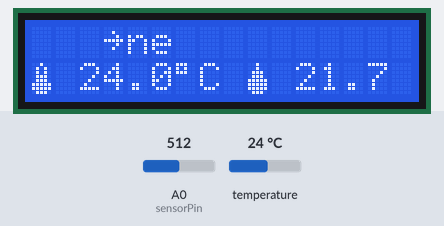
The sketch below on a simulated ESP8266 (NodeMCU). Parts: 16×2 character LCD. Inputs (shaded band) come from the test bench; at power-on: A0 (sensorPin) = 512, temperature 24 °C. WiFi joins after 1.5 s; servers stay silent unless stated; what the sketch prints to the serial monitor is not drawn.

Above: at 9.2 s.
9.3 s: A0 (sensorPin) set to 9
At 13.96 s:
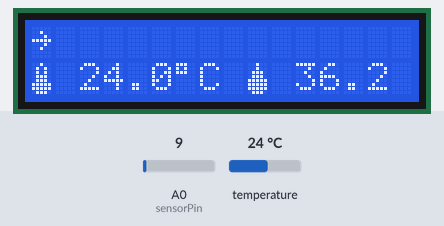
15.3 s: temperature set to 12 °C
At 19.2 s:
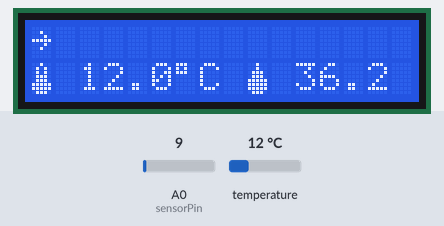
20.6 s: A0 (sensorPin) set to 1023
At 24.44 s:
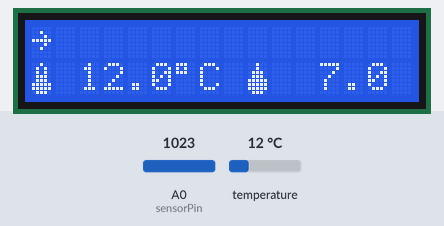
25.8 s: temperature set to 19 °C
At 29.67 s:
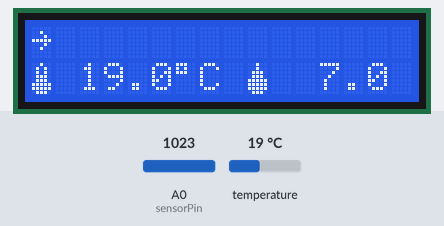
31.1 s: temperature set to 28 °C
At 34.91 s:
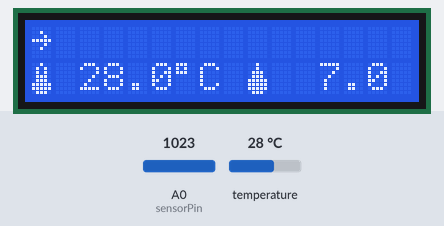
36.3 s: A0 (sensorPin) set to 929
At 40.15 s:
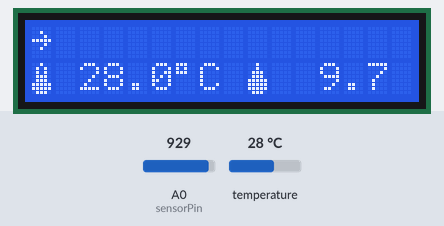

The sketch:

water_monitoring.ino
```cpp
// DS18B20
#include <OneWire.h>
#include <DallasTemperature.h>

const int oneWireBus = 2; // Misalnya, gunakan pin digital 2
OneWire oneWire(oneWireBus);
DallasTemperature sensors(&oneWire);

// pH_meter
const int sensorPin = A0;
float Kadar_pH = 0;

//LCD_I2C
#include <Wire.h>
#include <LiquidCrystal_I2C.h>

LiquidCrystal_I2C lcd(0x27, 16, 2); // set the LCD address to 0x27 for a 16 chars and 2 line display

// firebase
#if defined(ESP32)
    #include <WiFi.h>
#elif defined(ESP8266)
    #include <ESP8266WiFi.h>
#endif
#include <Firebase_ESP_Client.h>

// Provide the token generation process info and the RTDB payload printing info and other helper functions.
#include <addons/TokenHelper.h>
#include <addons/RTDBHelper.h>

// insert your network credentials.
#define WIFI_SSID "ASUS_X00TD"
#define WIFI_PASSWORD "12345678"

// insert Firebase project API key and RTDB URLefine the RTDB URL.
#define API_KEY "AIzaSyB331SCnBRhHhONWYklEgtHNFeC07O-2NI"
#define DATABASE_URL "https://water-monitoring-project-25b0d-default-rtdb.firebaseio.com/"

// define the Firebase Data object.
FirebaseData fbdo;
FirebaseAuth auth;
FirebaseConfig config;

unsigned long previousMillis_DS18B20 = 0;
unsigned long interval_DS18B20 = 1000;

unsigned long previousMillis_pH_meter = 0;
unsigned long interval_pH_meter = 1000;

unsigned long previousMillis_displayTemp = 0;
unsigned long interval_displayTemp = 1000;

unsigned long previousMillis_displaypH = 0;
unsigned long interval_displaypH = 1000;

unsigned long previousMillis_display = 0;
unsigned long interval_display = 200;

int count = 0;

bool signupOK = false;

//Icon di arduino
byte Temp[8] = //icon for termometer
{
 B00100,
 B01010,
 B01010,
 B01110,
 B01110,
 B11111,
 B11111,
 B01110
};

byte pH[8] = //icon for water droplet
{
 B00100,
 B00100,
 B01110,
 B01110,
 B11111,
 B11111,
 B11111,
 B01110,
};

void setup() {
  Serial.begin(115200);

  // pH_meter
  pinMode (sensorPin, INPUT);

  // LCD_I2C
  lcd.init();         // initialize the lcd
  lcd.backlight();    // Turn on the LCD screen backlight

  lcd.createChar(1, Temp); // create a new icon for termometer
  lcd.createChar(2, pH);   // create a new icon for water droplet

  // firebase
  // connect to wifi.
  WiFi.begin(WIFI_SSID, WIFI_PASSWORD);
  while (WiFi.status() != WL_CONNECTED) {

      modeOffline();
  }
  lcd.clear();
  lcd.setCursor(0, 0);
  lcd.print("Connected:");
  lcd.setCursor(0, 1);
  lcd.print(WiFi.localIP());
  Serial.println();
  Serial.print("connected: ");
  Serial.println(WiFi.localIP());
  Serial.println();


  // assign the API key and RTDB URL to the config object.
  config.api_key = API_KEY;
  config.database_url = DATABASE_URL;

  // sign up
  if (Firebase.signUp(&config, &auth, "", "")){
      lcd.clear();
      lcd.setCursor(0, 0);
      lcd.print("Sign up OK");
      Serial.println("ok");
      signupOK = true;
      delay(1500);
      lcd.clear();
      lcd.setCursor(0, 0);
      lcd.print("Online");
      delay(1000);
  }
  else {
      lcd.clear();
      lcd.print("Sign up FAILED");
      delay(1500);

      while (signupOK != true) {
        modeOffline();
        }
  }

  // assign the callback function for the long running token generation task.
  config.token_status_callback = tokenStatusCallback;

  Firebase.begin(&config, &auth);
  Firebase.reconnectWiFi(true);
}

void loop() {
  unsigned long currentMillis = millis();

  // task 1 : DS18B20
  if (Firebase.ready() && signupOK && (currentMillis - previousMillis_DS18B20 >= interval_DS18B20 || previousMillis_DS18B20 == 0 )) {

    sensors.requestTemperatures();

    // Membaca suhu dari sensor
    float temperatureCelsius = sensors.getTempCByIndex(0);
    float temperatureFahrenheit = sensors.getTempFByIndex(0);

    // Mengkonversi temperatureCelsius ke string dengan satu angka desimal
    char temperatureCelsiusStr[10];
    dtostrf(temperatureCelsius, 4, 1, temperatureCelsiusStr); // 4 karakter total, 1 angka desimal

    if (Firebase.RTDB.setFloat(&fbdo, "Water_Monitoring_Project_v1/Celsius", atof(temperatureCelsiusStr))){
        Serial.print("Suhu dalam Celsius: ");
        Serial.print(temperatureCelsiusStr);
        Serial.println(" °C");
    }
    else {
        Serial.println("FAILED");
        Serial.println("REASON: " + fbdo.errorReason());
    }

    // Mengkonversi temperatureFahrenheit ke string dengan satu angka desimal
    char temperatureFahrenheitStr[10];
    dtostrf(temperatureFahrenheit, 4, 1, temperatureFahrenheitStr); // 4 karakter total, 1 angka desimal

    if (Firebase.RTDB.setFloat(&fbdo, "Water_Monitoring_Project_v1/Fahrenheit", atof(temperatureFahrenheitStr))) {
        Serial.print("Suhu dalam Fahrenheit: ");
        Serial.print(temperatureFahrenheitStr);
        Serial.println(" °F");
    } else {
        Serial.println("FAILED");
        Serial.println("REASON: " + fbdo.errorReason());
    }

    previousMillis_DS18B20 = currentMillis;
  }

  // task 2 : pH_meter
  if (Firebase.ready() && signupOK && (currentMillis - previousMillis_pH_meter >= interval_pH_meter || previousMillis_pH_meter == 0 )) {

    int ADC_pH = analogRead(sensorPin);
    double Tegangan_pH = 5 / 1024.0 * ADC_pH;

    // Po = 7.00 + ((teganganPh7 - TeganganPh) / PhStep);
    Kadar_pH = 7.00 + ((5 - Tegangan_pH) / 0.17);

    // Mengkonversi ADC_pH ke string dengan satu angka desimal
    char ADC_pHStr[10];
    dtostrf(ADC_pH, 4, 1, ADC_pHStr); // 4 karakter total, 1 angka desimal

    if (Firebase.RTDB.setFloat(&fbdo, "Water_Monitoring_Project_v1/ADC_pH", atof(ADC_pHStr))) {
        Serial.print("Nilai ADC Ph: ");
        Serial.println(ADC_pHStr);
    } else {
        Serial.println("FAILED");
        Serial.println("REASON: " + fbdo.errorReason());
    }

    char Tegangan_pHStr[15];
    dtostrf(Tegangan_pH, 4, 1, Tegangan_pHStr);

    if (Firebase.RTDB.setFloat(&fbdo, "Water_Monitoring_Project_v1/Tegangan_pH", atof(Tegangan_pHStr))) {
        Serial.print("Tegangan pH : ");
        Serial.println(Tegangan_pHStr);
    } else {
        Serial.println("FAILED");
        Serial.println("REASON: " + fbdo.errorReason());
    }

    char Kadar_pHStr[15];
    dtostrf(Kadar_pH, 4, 1, Kadar_pHStr);

    if (Firebase.RTDB.setFloat(&fbdo, "Water_Monitoring_Project_v1/Kadar_pH", atof(Kadar_pHStr))) {
        Serial.print("Kadar pH : ");
        Serial.println(Kadar_pHStr);
    } else {
        Serial.println("FAILED");
        Serial.println("REASON: " + fbdo.errorReason());
    }

    previousMillis_pH_meter = currentMillis;
  }

  // task 3 : displayTemp
  if (Firebase.ready() && signupOK && (currentMillis - previousMillis_displayTemp >= interval_displayTemp || previousMillis_displayTemp == 0 )) {

    sensors.requestTemperatures();

    // Membaca suhu dari sensor
    float temperatureCelsius = sensors.getTempCByIndex(0);
    float temperatureFahrenheit = sensors.getTempFByIndex(0);

    // Mengkonversi temperatureCelsius ke string dengan satu angka desimal
    char temperatureCelsiusStr[10];
    dtostrf(temperatureCelsius, 4, 1, temperatureCelsiusStr); // 4 karakter total, 1 angka desimal

    lcd.setCursor(0, 1);
    lcd.write(1); // write the termometer icon
    lcd.setCursor(2, 1);
    lcd.print(temperatureCelsiusStr);
    lcd.print((char)223);
    lcd.print("C");

    previousMillis_displayTemp = currentMillis;
  }

  // task 4 : displaypH
  if (Firebase.ready() && signupOK && (currentMillis - previousMillis_displaypH >= interval_displaypH || previousMillis_displaypH == 0 )) {

    int ADC_pH = analogRead(sensorPin);
    double Tegangan_pH = 5 / 1024.0 * ADC_pH;

    // Po = 7.00 + ((teganganPh7 - TeganganPh) / PhStep);
    Kadar_pH = 7.00 + ((5 - Tegangan_pH) / 0.17);

    char Kadar_pHStr[15];
    dtostrf(Kadar_pH, 4, 1, Kadar_pHStr);

    lcd.setCursor(9, 1);
    lcd.write(2); // write the water droplet icon
    lcd.setCursor(11, 1);
    lcd.print(Kadar_pHStr);

    previousMillis_displaypH = currentMillis;
  }

  // task 5 : display
  if (Firebase.ready() && signupOK && (currentMillis - previousMillis_display >= interval_display || previousMillis_display == 0 )) {

    // Gelombang air dari kolom 1 ke kolom 8
    for (int kolom = 1; kolom <= 19; kolom++) {
      lcd.setCursor(kolom - 1, 0);   // Set kursor ke kolom yang sesuai di baris pertama
      lcd.print("~");                // Tampilkan gelombang (~) di kolom yang ditunjuk
      delay(150);                    // Jeda antara setiap langkah
      lcd.setCursor(kolom - 1, 0);   // Set kursor ke kolom yang ditunjuk kembali
      lcd.print(" ");                // Hapus gelombang (~) dengan mengganti dengan spasi
  }

    previousMillis_display = currentMillis;
  }
}

void modeOffline() {

  unsigned long currentMillis = millis();

  // task 3 : displayTemp
  if ((currentMillis - previousMillis_displayTemp >= interval_displayTemp || previousMillis_displayTemp == 0 )) {

    sensors.requestTemperatures();

    // Membaca suhu dari sensor
    float temperatureCelsius = sensors.getTempCByIndex(0);
    float temperatureFahrenheit = sensors.getTempFByIndex(0);

    // Mengkonversi temperatureCelsius ke string dengan satu angka desimal
    char temperatureCelsiusStr[10];
    dtostrf(temperatureCelsius, 4, 1, temperatureCelsiusStr); // 4 karakter total, 1 angka desimal

    lcd.setCursor(0, 1);
    lcd.write(1); // write the termometer icon
    lcd.setCursor(2, 1);
    lcd.print(temperatureCelsiusStr);
    lcd.print((char)223);
    lcd.print("C");

    previousMillis_displayTemp = currentMillis;
  }

  // task 4 : displaypH
  if ((currentMillis - previousMillis_displaypH >= interval_displaypH || previousMillis_displaypH == 0 )) {

    int ADC_pH = analogRead(sensorPin);
    double Tegangan_pH = 5 / 1024.0 * ADC_pH;

    // Po = 7.00 + ((teganganPh7 - TeganganPh) / PhStep);
    Kadar_pH = 7.00 + ((5 - Tegangan_pH) / 0.17);

    char Kadar_pHStr[15];
    dtostrf(Kadar_pH, 4, 1, Kadar_pHStr);

    lcd.setCursor(9, 1);
    lcd.write(2); // write the water droplet icon
    lcd.setCursor(11, 1);
    lcd.print(Kadar_pHStr);

    previousMillis_displaypH = currentMillis;
  }

  // task 5 : display
  if ((currentMillis - previousMillis_display >= interval_display || previousMillis_display == 0 )) {

    // Gelombang air dari kolom 1 ke kolom 8
    for (int kolom = 1; kolom <= 19; kolom++) {
      lcd.setCursor(kolom - 1, 0);   // Set kursor ke kolom yang sesuai di baris pertama
      lcd.print("~");                // Tampilkan gelombang (~) di kolom yang ditunjuk
      delay(150);                    // Jeda antara setiap langkah
      lcd.setCursor(kolom - 1, 0);   // Set kursor ke kolom yang ditunjuk kembali
      lcd.print(" ");                // Hapus gelombang (~) dengan mengganti dengan spasi
  }

    previousMillis_display = currentMillis;
  }
}
```
